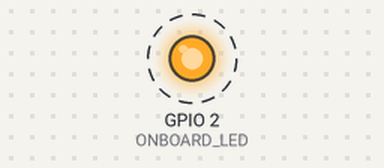
Recording of a sketch running on a simulated ESP32. Parts: output pins drawn as LEDs (lit = HIGH). Dashed ring = blinking. What the sketch prints to the serial monitor is not drawn.

Above: at 0.7 s.
Timing chart, 0 to 3.5 s (numbered marks = the images above):
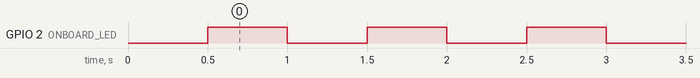

The sketch:

blink_test.ino
```cpp
/*
 * glowgrid - step 0: prove the board works
 *
 * Board: ESP32 Dev Module (ESP32-WROOM-32)
 * FQBN:  esp32:esp32:esp32
 *
 * Do NOT wire the LED matrix yet. This sketch only blinks the small LED
 * that is already soldered onto the ESP32 board. If this blinks, it means:
 *   - the CH340 USB chip is talking to your Mac
 *   - the toolchain compiles and uploads correctly
 *   - the board is not dead
 *
 * Once this works, move on to the matrix (see README.md).
 */

// On most ESP32-WROOM-32 dev boards the onboard blue LED is on GPIO 2.
// If nothing blinks, try 13 or 5 - it varies between clones.
const int ONBOARD_LED = 2;

void setup() {
  Serial.begin(115200);
  delay(500);          // give the USB serial a moment to come up
  Serial.println();
  Serial.println("glowgrid: board is alive");

  pinMode(ONBOARD_LED, OUTPUT);
}

void loop() {
  digitalWrite(ONBOARD_LED, HIGH);
  Serial.println("on");
  delay(500);

  digitalWrite(ONBOARD_LED, LOW);
  Serial.println("off");
  delay(500);
}
```

Measured:
- by itself, GPIO 2 (ONBOARD_LED): alternates HIGH for 0.50 s and LOW for 0.50 s
